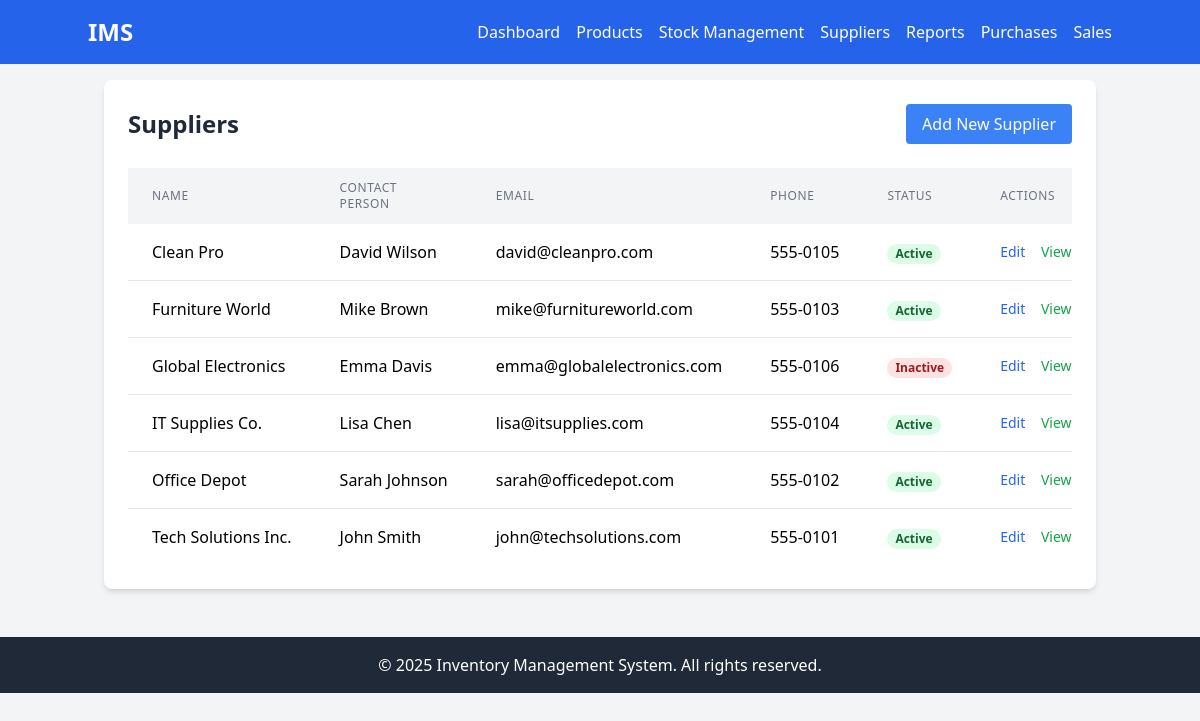
The app's page /suppliers/index.php with its own data.
### tables this page shows
CREATE TABLE IF NOT EXISTS suppliers (
    id INT PRIMARY KEY AUTO_INCREMENT,
    name VARCHAR(100) NOT NULL,
    contact_person VARCHAR(100),
    email VARCHAR(100),
    phone VARCHAR(20),
    address TEXT,
    status ENUM('active', 'inactive') DEFAULT 'active',
    created_at TIMESTAMP DEFAULT CURRENT_TIMESTAMP
);

### suppliers/index.php (the view, shortened to what this page needs)
<?php
require_once '../includes/config.php';
require_once '../includes/header.php';
$suppliers = $conn->query("SELECT * FROM suppliers ORDER BY name");
?>
<div class="bg-white rounded-lg shadow-md p-6">
    <div class="flex justify-between items-center mb-6">
        <h1 class="text-2xl font-bold text-gray-800">Suppliers</h1>
        <a href="add.php" class="bg-blue-500 text-white px-4 py-2 rounded hover:bg-blue-600">Add New Supplier</a>
    </div>
    <div class="overflow-x-auto">
        <table class="min-w-full bg-white">
            <thead>
                <tr class="bg-gray-100">
                    <th class="px-6 py-3 text-left text-xs font-medium text-gray-500 uppercase tracking-wider">Name</th>
                    <th class="px-6 py-3 text-left text-xs font-medium text-gray-500 uppercase tracking-wider">Contact Person</th>
                    <th class="px-6 py-3 text-left text-xs font-medium text-gray-500 uppercase tracking-wider">Email</th>
                    <th class="px-6 py-3 text-left text-xs font-medium text-gray-500 uppercase tracking-wider">Phone</th>
                    <th class="px-6 py-3 text-left text-xs font-medium text-gray-500 uppercase tracking-wider">Status</th>
                    <th class="px-6 py-3 text-left text-xs font-medium text-gray-500 uppercase tracking-wider">Actions</th>
                </tr>
            </thead>
            <tbody class="divide-y divide-gray-200">
                <?php while ($supplier = $suppliers->fetch_assoc()): ?>
                    <tr>
                        <td class="px-6 py-4 whitespace-nowrap"><?php echo htmlspecialchars($supplier['name']); ?></td>
                        <td class="px-6 py-4 whitespace-nowrap"><?php echo htmlspecialchars($supplier['contact_person']); ?></td>
                        <td class="px-6 py-4 whitespace-nowrap"><?php echo htmlspecialchars($supplier['email']); ?></td>
                        <td class="px-6 py-4 whitespace-nowrap"><?php echo htmlspecialchars($supplier['phone']); ?></td>
                        <td class="px-6 py-4 whitespace-nowrap">
                            <span class="px-2 inline-flex text-xs leading-5 font-semibold rounded-full <?php echo $supplier['status'] === 'active' ? 'bg-green-100 text-green-800' : 'bg-red-100 text-red-800'; ?>">
                                <?php echo ucfirst($supplier['status']); ?>
                            </span>
                        </td>
                        <td class="px-6 py-4 whitespace-nowrap text-sm font-medium">
                            <a href="edit.php?id=<?php echo $supplier['id']; ?>" class="text-blue-600 hover:text-blue-900 mr-3">Edit</a>
                            <a href="view.php?id=<?php echo $supplier['id']; ?>" class="text-green-600 hover:text-green-900 mr-3">View</a>
                        </td>
                    </tr>
                <?php endwhile; ?>
            </tbody>
        </table>
    </div>
</div>
<?php require_once '../includes/footer.php'; ?>

### records on screen
suppliers: name "Clean Pro", contact_person "David Wilson", email "david@cleanpro.com", phone "555-0105", status "Active"
suppliers: name "Furniture World", contact_person "Mike Brown", email "mike@furnitureworld.com", phone "555-0103", status "Active"
suppliers: name "Global Electronics", contact_person "Emma Davis", email "emma@globalelectronics.com", phone "555-0106", status "Inactive"
suppliers: name "IT Supplies Co.", contact_person "Lisa Chen", email "lisa@itsupplies.com", phone "555-0104", status "Active"
suppliers: name "Office Depot", contact_person "Sarah Johnson", email "sarah@officedepot.com", phone "555-0102", status "Active"
suppliers: name "Tech Solutions Inc.", contact_person "John Smith", email "john@techsolutions.com", phone "555-0101", status "Active"
